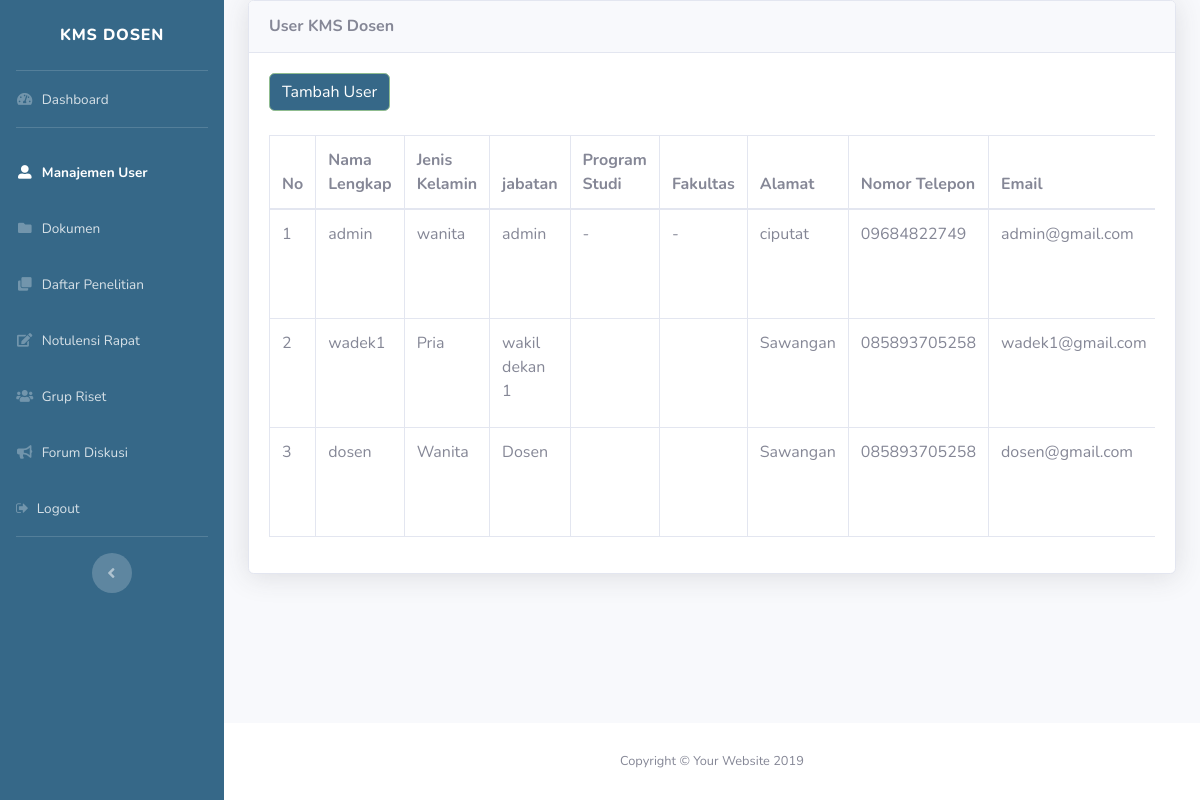
/admin/user/user.php, run on the app's committed database.
### tables this page shows
CREATE TABLE `user` (
  `id_user` int(10) NOT NULL,
  `nama_lengkap` varchar(50) NOT NULL,
  `jenis_kelamin` varchar(50) NOT NULL,
  `jabatan` varchar(50) NOT NULL,
  `program_studi` varchar(50) NOT NULL,
  `fakultas` varchar(50) NOT NULL,
  `alamat` varchar(50) NOT NULL,
  `no_hp` varchar(50) NOT NULL,
  `email` varchar(50) NOT NULL,
  `username` varchar(50) NOT NULL,
  `password` varchar(50) NOT NULL,
  `level_user` varchar(50) NOT NULL
);

### admin/user/user.php (the view, shortened to what this page needs)
<!DOCTYPE html>
<html lang="en">
<head>
  <link href="../../assets/vendor/fontawesome-free/css/all.min.css" rel="stylesheet" type="text/css">
  <link rel="stylesheet" href="https://cdnjs.cloudflare.com/ajax/libs/font-awesome/4.7.0/css/font-awesome.min.css">
  <link rel="stylesheet" type="text/css" href="https://cdnjs.cloudflare.com/ajax/libs/font-awesome/4.7.0/css/font-awesome.min.css">
  <link href="../../assets/css/sb-admin-2.min.css" rel="stylesheet">
</head>
<body id="page-top">
  <div id="wrapper">
   <?php include('sidebar.php')?>
    <div id="content-wrapper" class="d-flex flex-column">
      <div id="content">
        <div class="container-fluid">
          <div class="card shadow mb-4">
            <div class="card-header py-3">
              <h6 class="m-0 font-weight-bold text-primary">User KMS Dosen</h6>
            </div>
            <div class="card-body">
              <a href=add_user.php class="btn btn-primary" role="button" data-toggle="modal" >
                    <span class="text">Tambah User</span>
                  </a>
                  <br>
                  <br>
              <div class="table-responsive">
                <table class="table table-bordered" id="dataTable" width="100%" cellspacing="0">
                  <thead>
                    <tr>
                      <th>No</th>
                      <th>Nama Lengkap</th>
                      <th>Jenis Kelamin</th>
                      <th>jabatan</th>
                      <th>Program Studi</th>
                      <th>Fakultas</th>
                      <th>Alamat</th>
                      <th>Nomor Telepon</th>
                      <th>Email</th>
                    </tr>
                  </thead>
                  <tbody>
                    <?php
                      include "../../include/config.php";
                      $baca = mysqli_query($koneksi, "SELECT * FROM user");
                      while( $tampil = mysqli_fetch_array($baca))
                      {
                     ?>
                    <tr>
                      <td><?php echo $tampil['id_user'] ; ?></td>
                      <td><?php echo $tampil['nama_lengkap'] ; ?></td>
                      <td><?php echo $tampil['jenis_kelamin'] ; ?></td>
                      <td><?php echo $tampil['jabatan'] ; ?></td>
                      <td><?php echo $tampil['program_studi'] ; ?></td>
                      <td><?php echo $tampil['fakultas'] ; ?></td>
                      <td><?php echo $tampil['alamat'] ; ?></td>
                      <td><?php echo $tampil['no_hp'] ; ?></td>
                      <td><?php echo $tampil['email'] ; ?></td>
                        </div>
                    <?php
                  }
                  ?>
              </div>
            </div>
          </div>
                </div>
      <footer class="sticky-footer bg-white">
        <div class="container my-auto">
          <div class="copyright text-center my-auto">
            <span>Copyright &copy; Your Website 2019</span>
          </div>
        </div>
      </footer>
</body>
</html>

### data on the page
user: id_user "1", nama_lengkap "admin", jenis_kelamin "wanita", jabatan "admin", program_studi "-", fakultas "-", alamat "ciputat", no_hp "09684822749", email "admin@gmail.com"
user: id_user "2", nama_lengkap "wadek1", jenis_kelamin "Pria", jabatan "wakil dekan 1", alamat "Sawangan", no_hp "085893705258", email "wadek1@gmail.com"
user: id_user "3", nama_lengkap "dosen", jenis_kelamin "Wanita", jabatan "Dosen", alamat "Sawangan", no_hp "085893705258", email "dosen@gmail.com"
